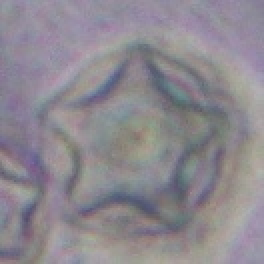
#> input picture Dataset/Training/G1/107.JPG, 132 x 132 px, given in place of 1.jpg, which was not available (shown 2 times larger)
$ python 4_GlobalFeatureExtraction.py
#> lines starting #> are read from the running program, lines starting #| are printed output that depends on the picture; after the words box and inside, x2 and y2 are one past the last pixel; in counts of white or black regions, pixels touching at a corner belong together; pictures that were not available may be replaced by others from this repository, and a replacement may not be noted
#> further down, image is the input picture: shape (132, 132, 3); mean B, G, R 144.2, 136.4, 141.3
#-----------------------------------
# GLOBAL FEATURE EXTRACTION
#-----------------------------------

# Importing the libraries
from sklearn.preprocessing import LabelEncoder
from sklearn.preprocessing import MinMaxScaler
from skimage import feature
import numpy as np
import cv2
import os
import h5py


#--------------------
# tunable-parameters
#--------------------
images_per_class    = 250
fixed_size          = tuple((100, 100))
train_path          = "Dataset/Training"
h5_data             = 'output/data.h5'
h5_labels           = 'output/labels.h5'


# feature-descriptor-1: Histogram of oriented gradients

def hog_feature(image):
    #Grayscale
    img = cv2.cvtColor(image, cv2.COLOR_BGR2GRAY)
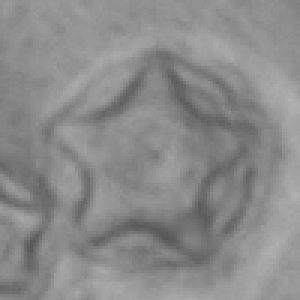
#> img: shape (100, 100) (shown 3 times larger); min 87, max 176, mean 138.7
    #Gaussain Blur Deleted noise
    gaussain = cv2.GaussianBlur(img,(5,5),0)
    # Canny Edge Detection
    canny_image = cv2.Canny(gaussain,100,10)
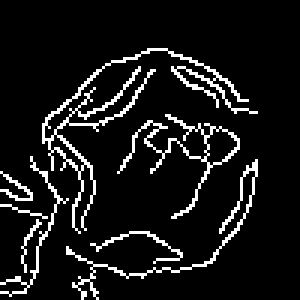
#> canny_image: shape (100, 100) (shown 3 times larger); 9.2% white in thin lines or dots, all inside (x1, y1, x2, y2) = (0, 16, 86, 100)
    hog_desc = feature.hog(canny_image, orientations=9, pixels_per_cell=(6, 6),
                cells_per_block=(2, 2), transform_sqrt=True, block_norm='L2-Hys')
#> hog_desc = 8100 values, max 1 at index 922, min 0 at index 0, mean 0.0606
    return hog_desc


# get the training labels
train_labels = os.listdir(train_path)

# sort the training labels
train_labels.sort()
print(train_labels)

# empty lists to hold feature vectors and labels
global_features = []
labels          = []

# loop over the training data sub-folders
for training_name in train_labels:
    # join the training data path and each species training folder
    dir = os.path.join(train_path, training_name)

    # get the current training label
    current_label = training_name

    # loop over the images in each sub-folder
    for x in range(1,images_per_class+1):
        # get the image file name
        file = dir + "/" + str(x) + ".jpg"

        # read the image and resize it to a fixed-size
        image = cv2.imread(file)
        image = cv2.resize(image, fixed_size)

        ####################################
        # Global Feature extraction
        ####################################
        featurehog = hog_feature(image)
#> featurehog has the same summary as hog_desc in hog_feature


        ###################################
        # Concatenate global features
        ###################################
        global_feature = np.hstack([featurehog])
#> global_feature has the same summary as hog_desc in hog_feature
#> (the run stopped early here; a loop or call above may not have finished)

$ run again, on Dataset/Training/G2/126.jpg
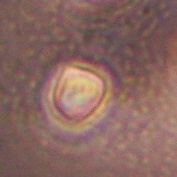
#> input picture Dataset/Training/G2/126.jpg, 177 x 177 px, given in place of 1.jpg, which was not available
#> image is the input picture: shape (177, 177, 3); mean B, G, R 96.3, 103.4, 137.8
#> image: shape (100, 100, 3)
#> in hog_feature, `img = cv2.cvtColor(image, cv2.COLOR_BGR2GRAY)`:
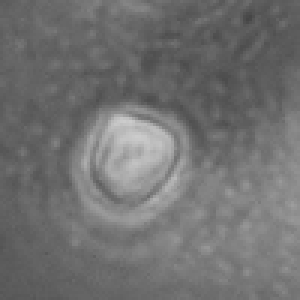
#> img: shape (100, 100) (shown 3 times larger); min 69, max 204, mean 112.8
#> in hog_feature, `canny_image = cv2.Canny(gaussain,100,10)`:
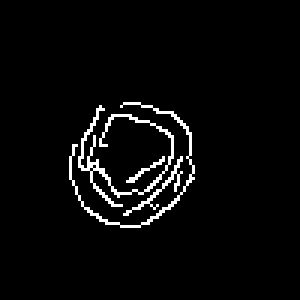
#> canny_image: shape (100, 100) (shown 3 times larger); 3.5% white in thin lines or dots, all inside (x1, y1, x2, y2) = (23, 34, 65, 76)
#> hog_desc = 8100 values, max 1 at index 2835, min 0 at index 0, mean 0.022
#> featurehog has the same summary as hog_desc in hog_feature
#> global_feature has the same summary as hog_desc in hog_feature

$ run again, on Dataset/Training/G3/134.jpg
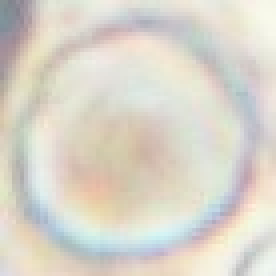
#> input picture Dataset/Training/G3/134.jpg, 69 x 69 px, given in place of 1.jpg, which was not available (shown 4 times larger)
#> image is the input picture: shape (69, 69, 3); mean B, G, R 202.4, 213.3, 218
#> image: shape (100, 100, 3)
#> in hog_feature, `img = cv2.cvtColor(image, cv2.COLOR_BGR2GRAY)`:
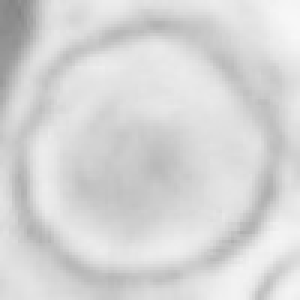
#> img: shape (100, 100) (shown 3 times larger); min 132, max 247, mean 213.4
#> in hog_feature, `canny_image = cv2.Canny(gaussain,100,10)`:
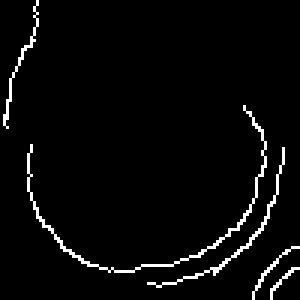
#> canny_image: shape (100, 100) (shown 3 times larger); 3.5% white in thin lines or dots
#> hog_desc = 8100 values, max 1 at index 1152, min 0 at index 0, mean 0.0254
#> featurehog has the same summary as hog_desc in hog_feature
#> global_feature has the same summary as hog_desc in hog_feature
